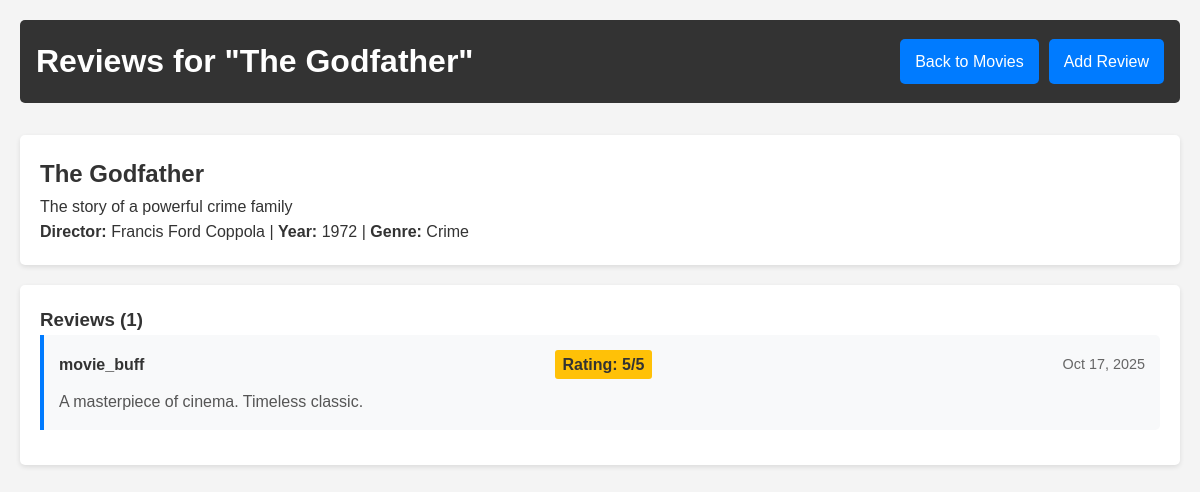
Page /nginx-php/html/movie_reviews.php?id=3 on the committed database.
### tables this page shows
CREATE TABLE movies (
    id INT AUTO_INCREMENT PRIMARY KEY,
    title VARCHAR(255) NOT NULL,
    description TEXT,
    release_year INT,
    genre VARCHAR(100),
    director VARCHAR(100),
    duration_minutes INT,
    created_at TIMESTAMP DEFAULT CURRENT_TIMESTAMP
);

CREATE TABLE reviews (
    id INT AUTO_INCREMENT PRIMARY KEY,
    user_id INT NOT NULL,
    movie_id INT NOT NULL,
    rating INT NOT NULL CHECK (rating >= 1 AND rating <= 5),
    comment TEXT,
    created_at TIMESTAMP DEFAULT CURRENT_TIMESTAMP,
    FOREIGN KEY (user_id) REFERENCES users(id) ON DELETE CASCADE,
    FOREIGN KEY (movie_id) REFERENCES movies(id) ON DELETE CASCADE,
    UNIQUE KEY unique_user_movie (user_id, movie_id)
);

CREATE TABLE users (
    id INT AUTO_INCREMENT PRIMARY KEY,
    username VARCHAR(50) NOT NULL UNIQUE,
    email VARCHAR(100) NOT NULL UNIQUE,
    password_hash VARCHAR(255) NOT NULL,
    created_at TIMESTAMP DEFAULT CURRENT_TIMESTAMP
);

### nginx-php/html/movie_reviews.php (the view, shortened to what this page needs)
<?php
require_once 'config.php';
$movie_id = $_GET['id'] ?? 0;
$stmt = $mysqli->prepare("SELECT * FROM movies WHERE id = ?");
$stmt->bind_param("i", $movie_id);
$stmt->execute();
$result = $stmt->get_result();
$movie = $result->fetch_assoc();
$stmt = $mysqli->prepare("
    SELECT r.*, u.username
    FROM reviews r
    JOIN users u ON r.user_id = u.id
    WHERE r.movie_id = ?
    ORDER BY r.created_at DESC
");
$stmt->bind_param("i", $movie_id);
$stmt->execute();
$result = $stmt->get_result();
$reviews = $result->fetch_all(MYSQLI_ASSOC);
?>
<!DOCTYPE html>
<html lang="en">
<head>
    <link rel="stylesheet" href="style.css">
</head>
<body>
    <div class="container">
        <header>
            <h1>Reviews for "<?= htmlspecialchars($movie['title']) ?>"</h1>
            <nav>
                <a href="index.php" class="btn">Back to Movies</a>
                <a href="add_review.php?movie_id=<?= $movie['id'] ?>" class="btn">Add Review</a>
            </nav>
        </header>
        <main>
            <div class="movie-details">
                <h2><?= htmlspecialchars($movie['title']) ?></h2>
                <p><?= htmlspecialchars($movie['description']) ?></p>
                <p><strong>Director:</strong> <?= htmlspecialchars($movie['director']) ?> |
                   <strong>Year:</strong> <?= $movie['release_year'] ?> |
                   <strong>Genre:</strong> <?= htmlspecialchars($movie['genre']) ?></p>
            </div>
            <div class="reviews-section">
                <h3>Reviews (<?= count($reviews) ?>)</h3>
                <?php if (empty($reviews)): ?>
                    <p>No reviews yet. Be the first to review this movie!</p>
                <?php else: ?>
                    <?php foreach ($reviews as $review): ?>
                        <div class="review-card">
                            <div class="review-header">
                                <strong><?= htmlspecialchars($review['username']) ?></strong>
                                <span class="rating">Rating: <?= $review['rating'] ?>/5</span>
                                <span class="date"><?= date('M j, Y', strtotime($review['created_at'])) ?></span>
                            </div>
                            <p class="review-comment"><?= htmlspecialchars($review['comment']) ?></p>
                        </div>
                    <?php endforeach; ?>
                <?php endif; ?>
            </div>
        </main>
    </div>
</body>
</html>

### nginx-php/html/style.css (style rules this page uses)
* { margin: 0; padding: 0; box-sizing: border-box; }
body { font-family: Arial, sans-serif; line-height: 1.6; color: #333; background-color: #f4f4f4; }
.container { max-width: 1200px; margin: 0 auto; padding: 20px; }
header { background: #333; color: white; padding: 1rem; margin-bottom: 2rem; border-radius: 5px; display: flex; justify-content: space-between; align-items: center; }
header h1 { margin: 0; }
nav { display: flex; gap: 10px; }
.btn { background: #007bff; color: white; padding: 10px 15px; text-decoration: none; border-radius: 5px; border: none; cursor: pointer; display: inline-block; }
.movie-details { background: white; padding: 20px; border-radius: 5px; margin-bottom: 20px; box-shadow: 0 2px 5px rgba(0,0,0,0.1); }
.reviews-section { background: white; padding: 20px; border-radius: 5px; box-shadow: 0 2px 5px rgba(0,0,0,0.1); }
.review-card { border-left: 4px solid #007bff; padding: 15px; margin-bottom: 15px; background: #f8f9fa; border-radius: 0 5px 5px 0; }
.review-header { display: flex; justify-content: space-between; align-items: center; margin-bottom: 10px; flex-wrap: wrap; gap: 10px; }
.rating { background: #ffc107; color: #333; padding: 2px 8px; border-radius: 3px; font-weight: bold; }
.date { color: #666; font-size: 0.9em; }
.review-comment { margin: 0; color: #555; }

### rows in the picture
movies: title "The Godfather", description "The story of a powerful crime family", director "Francis Ford Coppola", release_year "1972", genre "Crime"
reviews: user.username "movie_buff", rating "5", created_at "Oct 17, 2025", comment "A masterpiece of cinema. Timeless classic."

### other values in the picture
count($reviews) "1"
